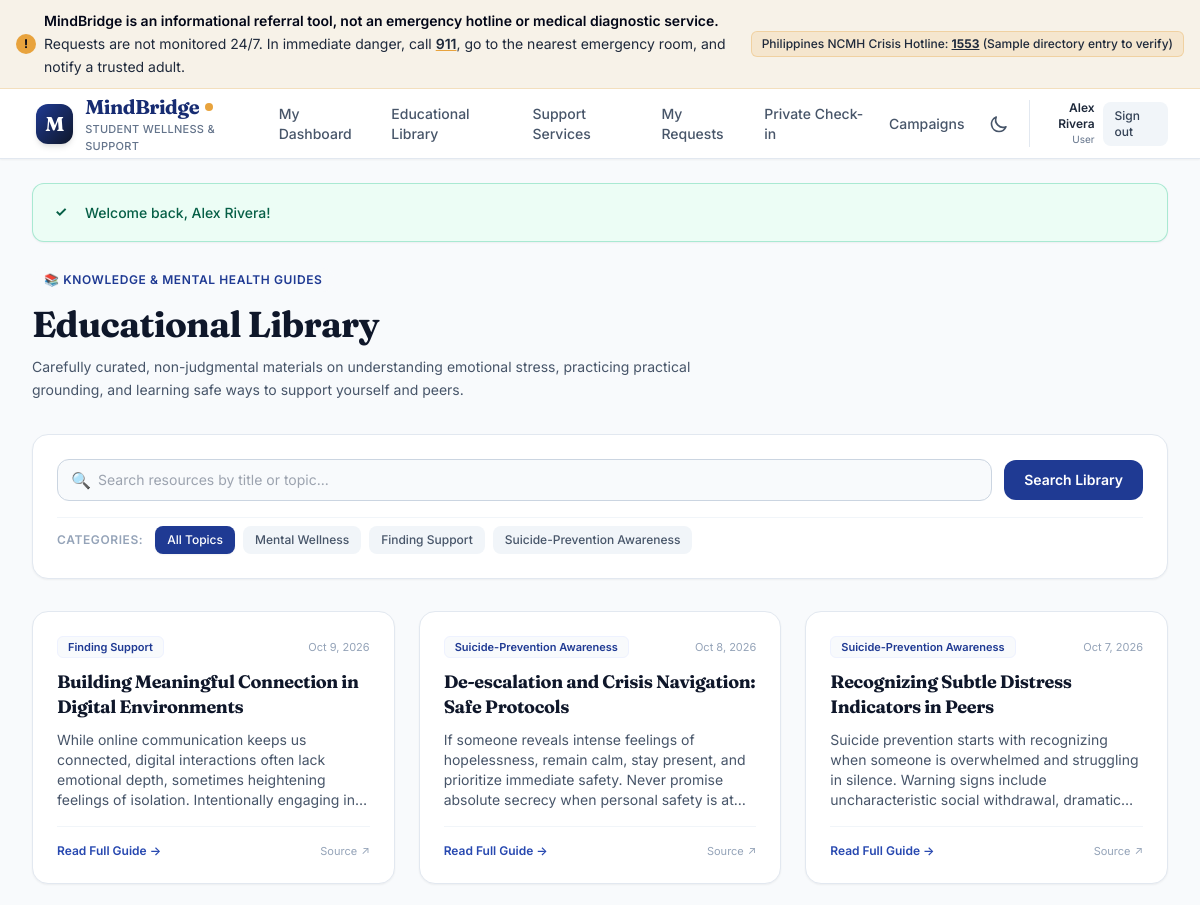
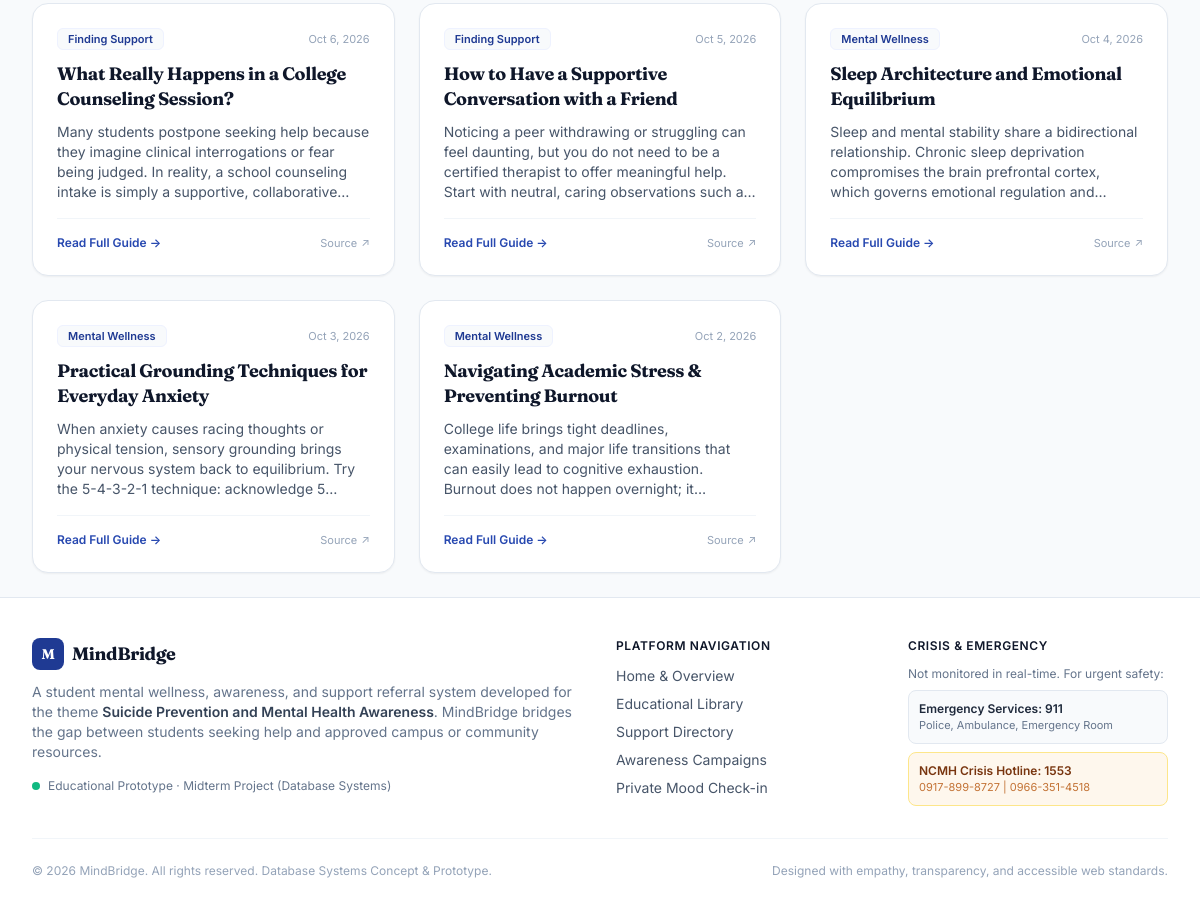
/user/library.php (signed in), run on the app's committed database (2 pictures, top to bottom).
### tables this page shows
CREATE TABLE `resource_categories` (
  `category_id` INT UNSIGNED AUTO_INCREMENT PRIMARY KEY,
  `category_name` VARCHAR(100) NOT NULL UNIQUE,
  `description` TEXT NULL
);

CREATE TABLE `mental_health_resources` (
  `resource_id` INT UNSIGNED AUTO_INCREMENT PRIMARY KEY,
  `category_id` INT UNSIGNED NOT NULL,
  `title` VARCHAR(200) NOT NULL,
  `content` MEDIUMTEXT NOT NULL,
  `source_url` VARCHAR(500) NULL,
  `created_by` INT UNSIGNED NOT NULL,
  `published_at` TIMESTAMP NOT NULL DEFAULT CURRENT_TIMESTAMP,
  CONSTRAINT `fk_res_cat` FOREIGN KEY (`category_id`) REFERENCES `resource_categories`(`category_id`) ON DELETE CASCADE,
  CONSTRAINT `fk_res_user` FOREIGN KEY (`created_by`) REFERENCES `users`(`user_id`) ON DELETE CASCADE,
  INDEX `idx_resources_category` (`category_id`),
  INDEX `idx_resources_published` (`published_at`)
);

### user/library.php (the view, shortened to what this page needs)
<?php
require_once __DIR__ . '/../includes/helpers.php';
$pdo = get_db();
$categories = $pdo->query("SELECT category_id, category_name, description FROM resource_categories ORDER BY category_id ASC")->fetchAll();
$catFilter = isset($_GET['category']) ? (int)$_GET['category'] : 0;
$search = trim($_GET['search'] ?? '');
$query = "
    SELECT r.resource_id, r.title, r.content, r.source_url, r.published_at, c.category_name, c.category_id, u.full_name as author
    FROM mental_health_resources r
    JOIN resource_categories c ON r.category_id = c.category_id
    JOIN users u ON r.created_by = u.user_id
    WHERE 1=1
";
$params = [];
$query .= " ORDER BY r.published_at DESC";
$stmt = $pdo->prepare($query);
$stmt->execute($params);
$resources = $stmt->fetchAll();
require __DIR__ . '/../includes/header.php';
?>
<div class="mb-8 space-y-3">
  <div class="inline-flex items-center gap-2 px-3 py-1 rounded-full bg-indigo-50 dark:bg-indigo-950 text-indigo-800 dark:text-indigo-300 text-xs font-semibold uppercase tracking-wider">
    📚 Knowledge & Mental Health Guides
  </div>
  <h1 class="font-display font-bold text-3xl sm:text-4xl text-slate-900 dark:text-white">Educational Library</h1>
  <p class="text-sm text-slate-600 dark:text-slate-400 max-w-2xl leading-relaxed">
    Carefully curated, non-judgmental materials on understanding emotional stress, practicing practical grounding,
    and learning safe ways to support yourself and peers.
  </p>
</div>
<div class="bg-white dark:bg-slate-900 border border-slate-200 dark:border-slate-800 rounded-2xl p-4 sm:p-6 mb-8 shadow-sm space-y-4">
  <form method="GET" action="<?= BASE_URL ?>/user/library.php" class="flex flex-col sm:flex-row items-center gap-3">
    <div class="relative flex-grow w-full">
      <span class="absolute inset-y-0 left-0 pl-3.5 flex items-center pointer-events-none text-slate-400">🔍</span>
      <input type="text" name="search" value="<?= e($search) ?>" placeholder="Search resources by title or topic..."
        class="w-full pl-10 pr-4 py-2.5 rounded-xl border border-slate-300 dark:border-slate-700 bg-slate-50 dark:bg-slate-800 text-slate-900 dark:text-white text-sm focus:outline-none focus:ring-2 focus:ring-indigo-600">
    </div>
    <button type="submit" class="w-full sm:w-auto px-5 py-2.5 rounded-xl bg-indigo-800 hover:bg-indigo-900 text-white font-semibold text-sm transition-colors shrink-0">
      Search Library
    </button>
  </form>
  <div class="flex flex-wrap items-center gap-2 pt-2 border-t border-slate-100 dark:border-slate-800">
    <span class="text-xs font-semibold text-slate-400 uppercase tracking-wider mr-1">Categories:</span>
    <a href="<?= BASE_URL ?>/user/library.php<?= !empty($search) ? '?search=' . urlencode($search) : '' ?>"
      class="px-3 py-1.5 rounded-lg text-xs font-medium transition-colors <?= $catFilter === 0 ? 'bg-indigo-800 text-white shadow-sm' : 'bg-slate-100 dark:bg-slate-800 text-slate-600 dark:text-slate-300 hover:bg-slate-200' ?>">
      All Topics
    </a>
    <?php foreach ($categories as $cat): ?>
      <a href="<?= BASE_URL ?>/user/library.php?category=<?= $cat['category_id'] ?><?= !empty($search) ? '&search=' . urlencode($search) : '' ?>"
        class="px-3 py-1.5 rounded-lg text-xs font-medium transition-colors <?= $catFilter === (int)$cat['category_id'] ? 'bg-indigo-800 text-white shadow-sm' : 'bg-slate-100 dark:bg-slate-800 text-slate-600 dark:text-slate-300 hover:bg-slate-200' ?>">
        <?= e($cat['category_name']) ?>
      </a>
    <?php endforeach; ?>
  </div>
</div>
<?php if (empty($resources)): ?>
  <div class="bg-white dark:bg-slate-900 border border-slate-200 dark:border-slate-800 rounded-2xl p-12 text-center text-slate-400">
    <span class="text-4xl block mb-3">📖</span>
    <p class="text-base font-semibold text-slate-700 dark:text-slate-300">No resources found</p>
    <p class="text-xs mt-1">Try adjusting your search terms or selecting another category.</p>
  </div>
<?php else: ?>
  <div class="grid grid-cols-1 md:grid-cols-2 lg:grid-cols-3 gap-6">
    <?php foreach ($resources as $res): ?>
      <article class="interactive-card bg-white dark:bg-slate-900 border border-slate-200 dark:border-slate-800 rounded-2xl p-6 shadow-sm flex flex-col justify-between">
        <div>
          <div class="flex items-center justify-between gap-2 mb-3">
            <span class="px-2.5 py-0.5 rounded-md text-[11px] font-semibold bg-indigo-50 dark:bg-indigo-950 text-indigo-800 dark:text-indigo-300 border border-indigo-100 dark:border-indigo-900/60">
              <?= e($res['category_name']) ?>
            </span>
            <span class="text-[11px] text-slate-400">
              <?= format_date($res['published_at'], 'M j, Y') ?>
            </span>
          </div>
          <h2 class="font-display font-bold text-lg text-slate-900 dark:text-white mb-2.5 leading-snug">
            <?= e($res['title']) ?>
          </h2>
          <p class="text-xs sm:text-sm text-slate-600 dark:text-slate-400 leading-relaxed line-clamp-4 mb-4">
            <?= e($res['content']) ?>
          </p>
        </div>
        <div class="pt-4 border-t border-slate-100 dark:border-slate-800/80 flex items-center justify-between text-xs">
          <button type="button"
            onclick="openResourceModal(<?= htmlspecialchars(json_encode([
              'title' => $res['title'],
              'category' => $res['category_name'],
              'content' => $res['content'],
              'source' => $res['source_url'],
              'date' => format_date($res['published_at']),
              'author' => $res['author']
            ]), ENT_QUOTES, 'UTF-8') ?>)"
            class="font-semibold text-indigo-700 dark:text-indigo-400 hover:underline">
            Read Full Guide →
          </button>
          <?php if (!empty($res['source_url'])): ?>
            <a href="<?= e($res['source_url']) ?>" target="_blank" rel="noopener noreferrer" class="text-slate-400 hover:text-slate-600 flex items-center gap-1 text-[11px]">
              <span>Source</span>
              <span>↗</span>
            </a>
          <?php endif; ?>
        </div>
      </article>
    <?php endforeach; ?>
  </div>
<?php endif; ?>
<?php require __DIR__ . '/../includes/footer.php'; ?>

### data on the page
resource_categories: category_name "Mental Wellness"
resource_categories: category_name "Finding Support"
resource_categories: category_name "Suicide-Prevention Awareness"
mental_health_resources: category.category_name "Finding Support", published_at "Oct 9, 2026", title "Building Meaningful Connection in Digital Environments", content "While online communication keeps us connected, digital interactions often lack emotional depth, sometimes heightening feelings of isolation. Intentionally engaging…"
mental_health_resources: category.category_name "Suicide-Prevention Awareness", published_at "Oct 8, 2026", title "De-escalation and Crisis Navigation: Safe Protocols", content "If someone reveals intense feelings of hopelessness, remain calm, stay present, and prioritize immediate safety. Never promise absolute secrecy when personal safety is…"
mental_health_resources: category.category_name "Suicide-Prevention Awareness", published_at "Oct 7, 2026", title "Recognizing Subtle Distress Indicators in Peers", content "Suicide prevention starts with recognizing when someone is overwhelmed and struggling in silence. Warning signs include uncharacteristic social withdrawal,…"
mental_health_resources: category.category_name "Finding Support", published_at "Oct 6, 2026", title "What Really Happens in a College Counseling Session?", content "Many students postpone seeking help because they imagine clinical interrogations or fear being judged. In reality, a school counseling intake is simply a supportive,…"
mental_health_resources: category.category_name "Finding Support", published_at "Oct 5, 2026", title "How to Have a Supportive Conversation with a Friend", content "Noticing a peer withdrawing or struggling can feel daunting, but you do not need to be a certified therapist to offer meaningful help. Start with neutral, caring observations such…"
mental_health_resources: category.category_name "Mental Wellness", published_at "Oct 4, 2026", title "Sleep Architecture and Emotional Equilibrium", content "Sleep and mental stability share a bidirectional relationship. Chronic sleep deprivation compromises the brain prefrontal cortex, which governs emotional regulation…"
mental_health_resources: category.category_name "Mental Wellness", published_at "Oct 3, 2026", title "Practical Grounding Techniques for Everyday Anxiety", content "When anxiety causes racing thoughts or physical tension, sensory grounding brings your nervous system back to equilibrium. Try the 5-4-3-2-1 technique: acknowledge…"
mental_health_resources: category.category_name "Mental Wellness", published_at "Oct 2, 2026", title "Navigating Academic Stress & Preventing Burnout", content "College life brings tight deadlines, examinations, and major life transitions that can easily lead to cognitive exhaustion. Burnout does not happen overnight;…"

### other printed values
$currentUser['full_name'] "Alex Rivera"
$currentUser['role'] "User"
$style['icon'] "✓"
$msg "Welcome back, Alex Rivera!"
